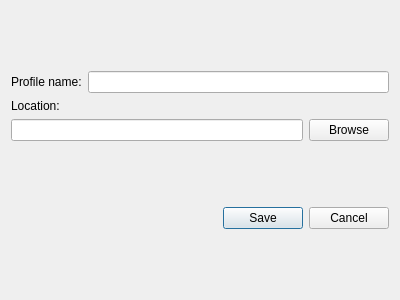
<?xml version="1.0" encoding="UTF-8"?>
<ui version="4.0">
 <class>Dialog</class>
 <widget class="QDialog" name="Dialog">
  <property name="geometry">
   <rect>
    <x>0</x>
    <y>0</y>
    <width>400</width>
    <height>300</height>
   </rect>
  </property>
  <property name="windowTitle">
   <string>Dialog</string>
  </property>
  <layout class="QVBoxLayout" name="verticalLayout_2">
   <item>
    <layout class="QVBoxLayout" name="verticalLayout">
     <item>
      <layout class="QHBoxLayout" name="horizontalLayout">
       <item>
        <widget class="QLabel" name="label">
         <property name="sizePolicy">
          <sizepolicy hsizetype="Preferred" vsizetype="Maximum">
           <horstretch>0</horstretch>
           <verstretch>0</verstretch>
          </sizepolicy>
         </property>
         <property name="text">
          <string>Profile name:</string>
         </property>
        </widget>
       </item>
       <item>
        <widget class="QLineEdit" name="opacity_name_lineEdit"/>
       </item>
      </layout>
     </item>
     <item>
      <widget class="QLabel" name="label_2">
       <property name="sizePolicy">
        <sizepolicy hsizetype="Preferred" vsizetype="Maximum">
         <horstretch>0</horstretch>
         <verstretch>0</verstretch>
        </sizepolicy>
       </property>
       <property name="text">
        <string>Location:</string>
       </property>
      </widget>
     </item>
     <item>
      <layout class="QHBoxLayout" name="horizontalLayout_2">
       <item>
        <widget class="QLineEdit" name="location_lineEdit"/>
       </item>
       <item>
        <widget class="QPushButton" name="browse_pushButton">
         <property name="text">
          <string>Browse</string>
         </property>
        </widget>
       </item>
      </layout>
     </item>
    </layout>
   </item>
   <item>
    <widget class="QDialogButtonBox" name="buttonBox">
     <property name="orientation">
      <enum>Qt::Horizontal</enum>
     </property>
     <property name="standardButtons">
      <set>QDialogButtonBox::Cancel|QDialogButtonBox::Save</set>
     </property>
    </widget>
   </item>
  </layout>
 </widget>
 <resources/>
 <connections>
  <connection>
   <sender>buttonBox</sender>
   <signal>accepted()</signal>
   <receiver>Dialog</receiver>
   <slot>accept()</slot>
   <hints>
    <hint type="sourcelabel">
     <x>248</x>
     <y>254</y>
    </hint>
    <hint type="destinationlabel">
     <x>157</x>
     <y>274</y>
    </hint>
   </hints>
  </connection>
  <connection>
   <sender>buttonBox</sender>
   <signal>rejected()</signal>
   <receiver>Dialog</receiver>
   <slot>reject()</slot>
   <hints>
    <hint type="sourcelabel">
     <x>316</x>
     <y>260</y>
    </hint>
    <hint type="destinationlabel">
     <x>286</x>
     <y>274</y>
    </hint>
   </hints>
  </connection>
 </connections>
</ui>
